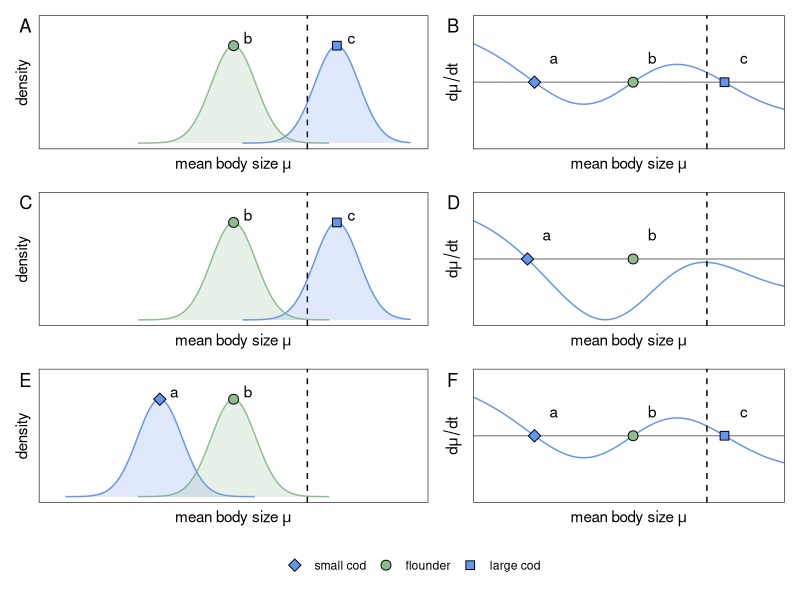
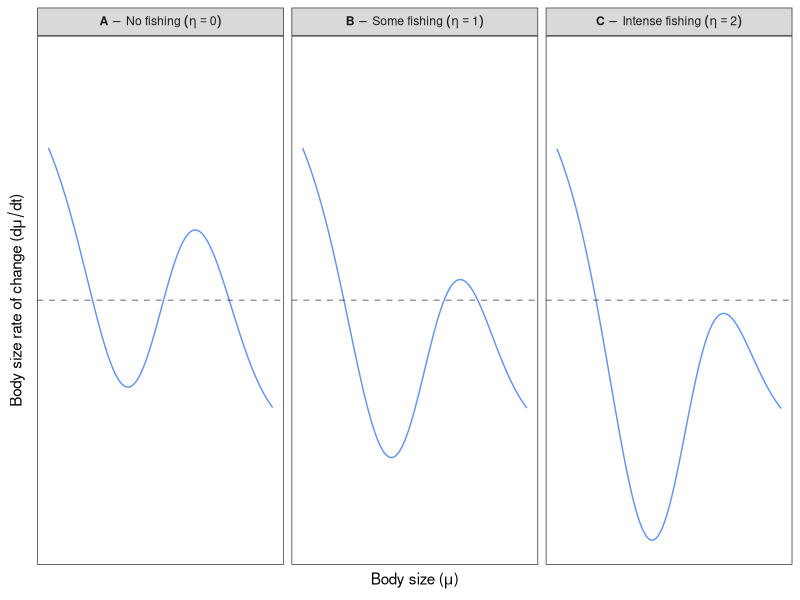

The R source for these figures, in order:
## ---- chunk 1
library(tidyverse) # Efficient data manipulation and plotting
library(patchwork) # Joining plots in a grid
library(nleqslv)   # Nonlinear equation solver (for computing equilibria)
## ---- chunk 2
# Rate of change of cod body mass, as a function of the body mass m itself
# plus model parameters
dmdt <- function(m, mF = 0, h2 = 0.5, rho = 5, s = 0.5, sF = 0.5,
                 theta = 5, zstar = 1, eta = 0, phi = 0, tau = 0.5,
                 kappa = 2, zeta = 1, nu = 1.5, Fpop = 6, w = 0.33,
                 alpha0 = 1/sqrt(2), alphaI = 1) {
  ((2*rho*s^2 / theta^2) * (zstar - m) -
     eta*s^2 / sqrt(pi*(2*s^2 + tau^2))*exp(-(m - phi)^2 / (2*s^2 + tau^2)) -
     kappa*s^2 / sqrt(pi*(2*s^2 + nu^2))*exp(-(m - zeta)^2 / (2*s^2 + nu^2)) -
     s^2*Fpop*alpha0*alphaI*(mF - m) / sqrt(2*pi * (s^2 + 2 * sF^2 + w^2)^3) *
     exp(-(m - mF)^2 / (2 * (s^2 + sF^2 + w^2)))) * h2
}
## ---- chunk 3
# Small table of labels, used in the plot below
body_sizes_before_labels <-
  tibble(body_size = c(0, 1.4),
         density = c(1, 1),
         species = c("flounder", "cod"),
         lab = c("b", "c"))

body_sizes_before <-
  tibble(body_size = seq(-2.4, 2.4, l = 201)) |>
  mutate(flounder = exp(-(body_size)^2 / (2 * 0.55^4)),
         cod = 1 * exp(-(body_size - 1.4)^2 / (2 * 0.55^4))) |> 
  pivot_longer(cols = c(flounder, cod),
               names_to = "species",
               values_to = "density") |>
  mutate(density = ifelse(density < 1e-4, NA, density)) |>
  ggplot(aes(x = body_size, y = density, ymin = 0, ymax = density,
             colour = species, fill = species)) +
  geom_line(na.rm = TRUE) +
  geom_vline(xintercept = 1, linetype = "dashed") +
  scale_shape_manual(values = c(22,21)) + 
  geom_ribbon(colour = NA, alpha = 0.2, na.rm = TRUE) +
  scale_colour_manual(values = c("cornflowerblue", "darkseagreen")) +
  scale_fill_manual(values = c("cornflowerblue", "darkseagreen")) +
  scale_y_continuous(limits = c(0,1.25), breaks = c(0, .25, .5, .75, 1)) +
  geom_point(data = body_sizes_before_labels, size = 3, color = "black",
             aes(x=body_size, y=density, shape=species, color=species)) +
  geom_text(data = body_sizes_before_labels, nudge_x = 0.2, nudge_y = 0.08,
            color = "black", aes(x = body_size, y = density, label = lab)) +
  labs(x = expression(paste("mean body size ", mu))) +
  guides(color = "none", fill = "none", shape = "none") +
  theme_bw() +
  theme(panel.grid = element_blank(),
        axis.text = element_blank(),
        axis.ticks = element_blank())
## ---- chunk 4
# Another small table of labels, for the next plot
body_sizes_after_labels <-
  tibble(body_size = c(0, -1),
         density = c(1, 1),
         species = c("flounder", "cod"),
         lab = c("b", "a"))

body_sizes_after <-
  tibble(body_size = seq(-2.4, 2.4, l = 201)) |>
  mutate(flounder = exp(-(body_size)^2 / (2 * 0.55^4)),
         cod = 1 * exp(-(body_size + 1.0)^2 / (2 * 0.55^4))) |>
  pivot_longer(cols = c(flounder, cod),
               names_to = "species",
               values_to = "density") |>
  mutate(density = ifelse(density < 1e-4, NA, density)) |>
  ggplot(aes(x = body_size, y = density, ymin = 0, ymax = density,
             colour = species, fill = species)) +
  geom_line(na.rm = TRUE) +
  geom_vline(xintercept = 1, linetype = "dashed") +
  scale_shape_manual(values = c(23,21)) + 
  geom_ribbon(colour = NA, alpha = 0.2, na.rm = TRUE) +
  scale_colour_manual(values = c("cornflowerblue", "darkseagreen")) +
  scale_fill_manual(values = c("cornflowerblue", "darkseagreen")) +
  scale_y_continuous(limits = c(0,1.25), breaks = c(0, .25, .5, .75, 1)) +
  geom_point(data = body_sizes_after_labels, size = 3, color = "black",
             aes(x=body_size, y=density, shape=species, color=species)) +
  geom_text(data = body_sizes_after_labels, nudge_x = 0.2, nudge_y = 0.08,
            color = "black", aes(x = body_size, y = density, label = lab)) +
  labs(x = expression(paste("mean body size ", mu))) +
  guides(color = "none", fill = "none", shape = "none") +
  theme_bw() +
  theme(panel.grid = element_blank(),
        axis.text = element_blank(),
        axis.ticks = element_blank())
## ---- chunk 5
# Small table of labels, for the next plot
equilib_nofish <-
  tibble(
    # Start searching for equilibria from these points:
    x_approx = c(-1, 0, 1),
    y = c(0, 0, 0),
    sh = as_factor(c("small cod","flounder","large cod")),
    lab = c("a", "b", "c")
  ) |>
  # Solve for exact equilibrium points:
  mutate(x = map_dbl(x_approx, \(eta) nleqslv(eta, dmdt)$x))

bodysize_eqb_nofish <-
  tibble(m = seq(-2.0, 2.0, l = 2001)) |>
  mutate(nofishing = dmdt(m, eta = 0)) |>
  pivot_longer(cols = contains("fishing")) |>
  mutate(name = fct_relevel(name, "nofishing")) |>
  filter(name == "nofishing") |>
  ggplot(aes(x = m, y = value)) +
  geom_line(colour = "cornflowerblue") +
  scale_x_continuous(expand = expansion(0, 0)) +
  geom_hline(yintercept = 0, alpha = 0.4, linetype = "solid") +
  geom_vline(xintercept = 1, alpha = 1, linetype = "dashed") +
  geom_point(data = equilib_nofish, aes(x,y, shape = sh, fill = sh),
             size  = 3) +
  scale_shape_manual(values = c(23, 21, 22)) +
  scale_color_manual(
    values = c("cornflowerblue", "darkseagreen", "cornflowerblue")
  ) +
  scale_fill_manual(
    values = c("cornflowerblue", "darkseagreen", "cornflowerblue")
  ) +
  geom_text(data = equilib_nofish, aes(x, y, label = lab),
            nudge_x = 0.25, nudge_y = 0.08, color = "black") +
  labs(x = expression(paste("mean body size ", mu)),
       y = expression(paste("d", mu/d, "t")),
       shape = NULL,
       fill = NULL) +
  scale_y_continuous(limits = c(-0.2, 0.2)) +
  theme_bw() +
  theme(legend.position = "bottom",
        panel.grid = element_blank(),
        axis.text = element_blank(),
        axis.ticks = element_blank())
## ---- chunk 6
# Small table of labels, for the next plot
equilib_fish <-
  tibble(
    # Start searching for equilibria from these points:
    x_approx = c(-1, 0),
    y = c(0, 0),
    sh = as_factor(1:2),
    lab = c("a", "b")
  ) |>
  # Solve for exact equilibrium points:
  mutate(x = case_when(
    # For label "a", we properly solve:
    lab == "a" ~ nleqslv(x_approx, \(m) dmdt(m, eta = 2))$x,
    # For label "b" there is no equilibrium point, so replace with
    # value from the no-fishing scenario:
    lab == "b" ~ equilib_nofish |> filter(lab == "b") |> pull(x)
  ))

bodysize_eqb_fish <-
  tibble(m = seq(-2.0, 2.0, l = 2001)) |>
  mutate(fishing = dmdt(m, eta = 2)) |>
  pivot_longer(cols = contains("fishing")) |>
  mutate(name = fct_relevel(name, "fishing")) |>
  filter(name == "fishing") |> 
  ggplot(aes(x = m, y = value)) +
  geom_line(colour = "cornflowerblue") +
  scale_shape_manual(values = c(23, 21), guide = "none") +
  geom_hline(yintercept = 0, alpha = 0.4, linetype = "solid") +
  geom_vline(xintercept = 1, alpha = 1, linetype = "dashed") +
  scale_x_continuous(expand = expansion(0, 0)) +
  geom_point(data = equilib_fish, aes(x, y, shape = sh),
             size = 3, fill = c("cornflowerblue", "darkseagreen")) +
  geom_text(data = equilib_fish, aes(x, y, label = lab),
            nudge_x = 0.25, nudge_y = 0.08, color = "black") +
  labs(x = expression(paste("mean body size ", mu)),
       y = expression(paste("d", mu/d, "t"))) +
  guides(shape = "none") +
  scale_y_continuous(limits = c(-0.2, 0.2)) +
  theme_bw() +
  theme(panel.grid = element_blank(),
        axis.text = element_blank(),
        axis.ticks = element_blank())
## ---- chunk 7
#| out.width: 80%
#| fig-width: 6.5
#| fig-height: 7.8

show(
  body_sizes_before + bodysize_eqb_nofish +
    body_sizes_before + bodysize_eqb_fish +
    body_sizes_after + bodysize_eqb_nofish +
    plot_layout(widths = c(1, 0.8),
                heights = c(1, 1, 1),
                tag_level = "new",
                guides = "collect") +
    plot_annotation(tag_levels = "A") &
    theme(legend.position = "bottom") &
    theme(plot.tag.position = c(0.01, 0.98),
          plot.tag = element_text(hjust = 0, vjust = 1))
)
## ---- chunk 8
#| out-width: 90%
#| fig-width: 7.25
#| fig-height: 3

tibble(m = seq(-2.0, 2.0, l = 201)) |> 
  mutate(nofishing = dmdt(m, eta = 0),
         fishing = dmdt(m, eta = 1),
         intfishing = dmdt(m, eta = 2)) |>
  pivot_longer(cols = contains("fishing")) |>
  mutate(name = case_match(
    name,
    "nofishing"  ~ "bold(A)~-~No~fishing~(eta == 0)",
    "fishing"    ~ "bold(B)~-~Some~fishing~(eta == 1)",
    "intfishing" ~ "bold(C)~-~Intense~fishing~(eta == 2)"
  )) |>
  ggplot(aes(x = m, y = value)) +
  geom_line(colour = "cornflowerblue") +
  geom_hline(yintercept = 0, alpha = 0.4, linetype = "dashed") +
  labs(x = expression(paste("Body size (", mu, ")")),
       y = expression(paste("Body size rate of change (d", mu/d, "t)"))) +
  scale_y_continuous(limits = c(-0.2, 0.2)) +
  facet_grid(. ~ name, labeller = label_parsed) +
  theme_bw() +
  theme(panel.grid = element_blank(),
        axis.text = element_blank(),
        axis.ticks = element_blank())
